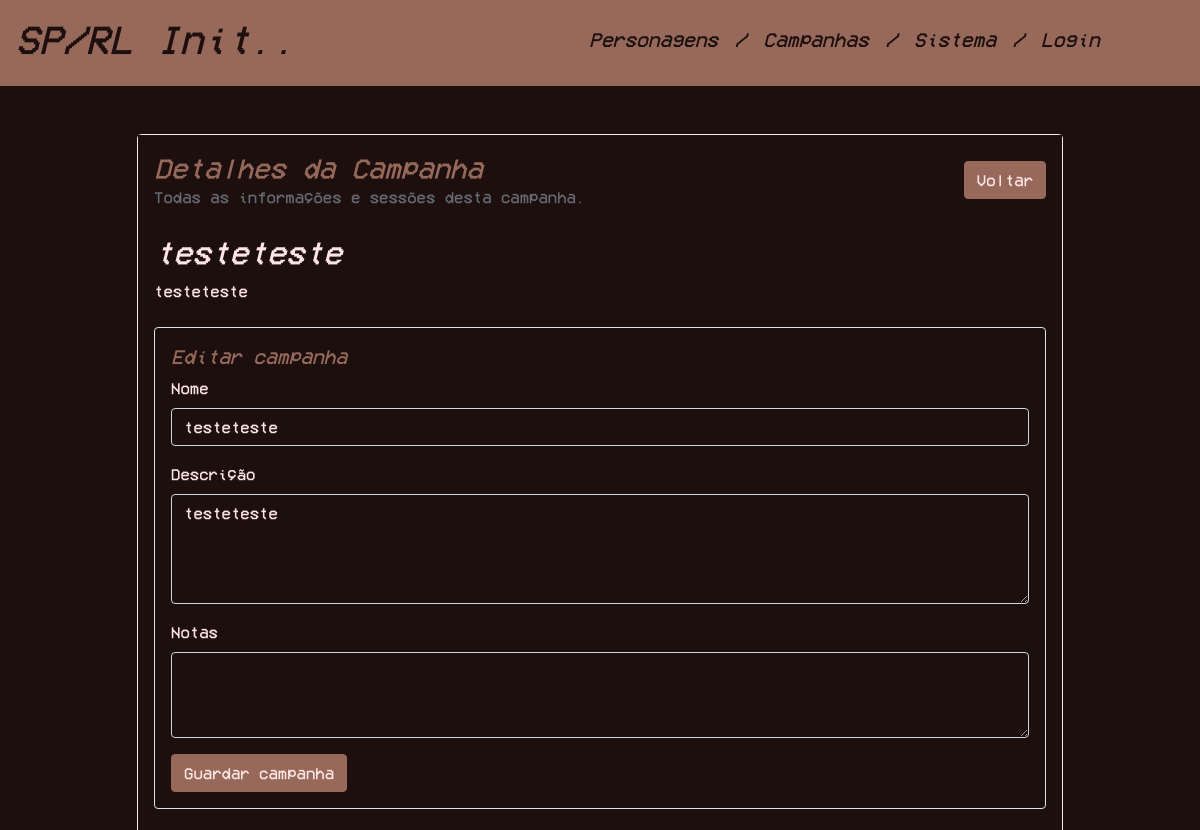
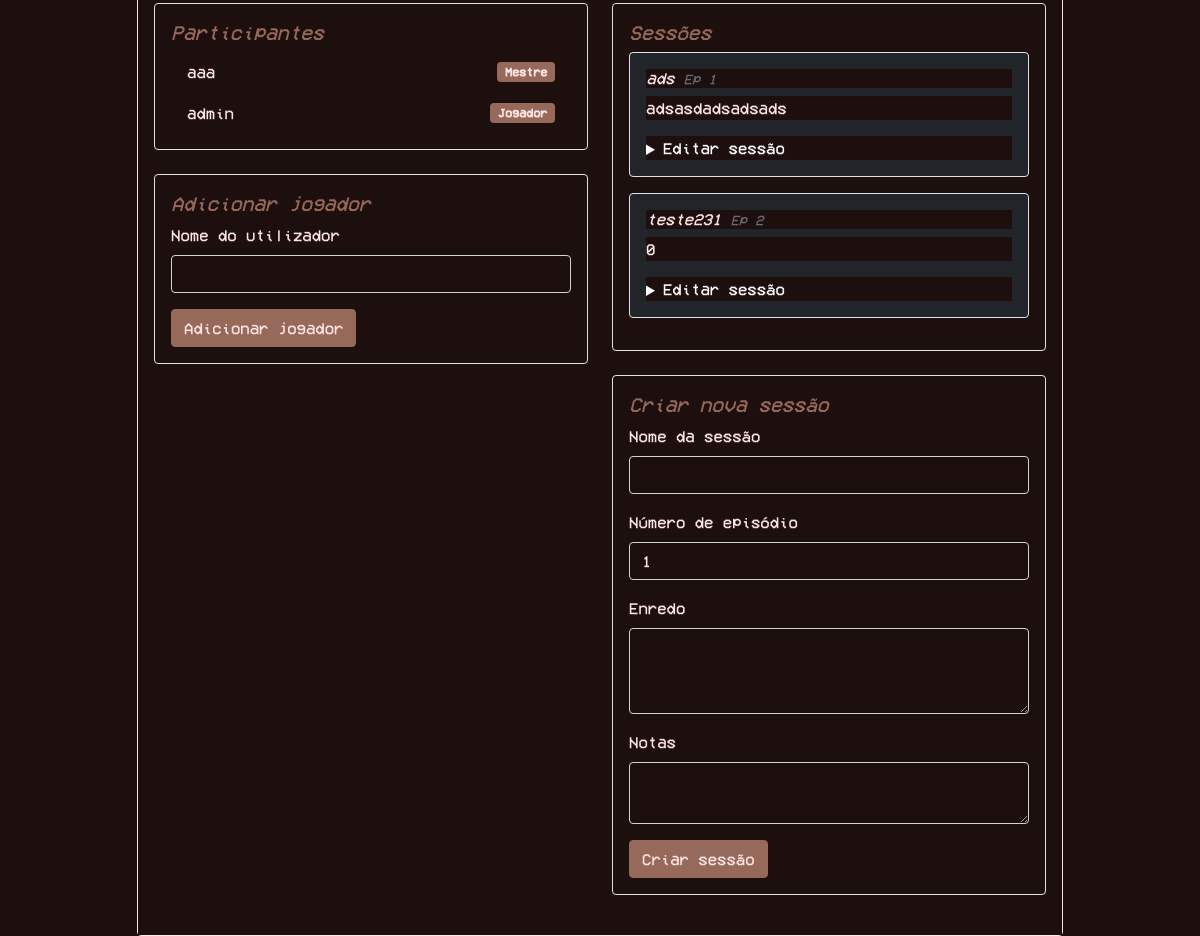
/campanha.php?id=1 (signed in), run on the app's committed database (2 pictures, top to bottom).
### tables this page shows
CREATE TABLE `Campanha_Utilizador` (
  `idCampanha` int NOT NULL,
  `idUtilizador` int NOT NULL,
  `mestre` tinyint(1) NOT NULL
);

CREATE TABLE `Campanha` (
  `id` int NOT NULL,
  `nome` varchar(100) NOT NULL,
  `descricao` text NOT NULL,
  `notas` text
);

CREATE TABLE `Utilizador` (
  `id` int NOT NULL,
  `nome` varchar(100) NOT NULL,
  `email` varchar(100) NOT NULL,
  `passe` varchar(100) NOT NULL,
  `admin` tinyint(1) NOT NULL
);

CREATE TABLE `Sessao` (
  `id` int NOT NULL,
  `idCampanha` int NOT NULL,
  `nome` varchar(100) NOT NULL,
  `numEp` int NOT NULL,
  `enredo` text NOT NULL,
  `notas` text
);

### campanha.php (the view, shortened to what this page needs)
<?php
$user = $_SESSION['user'] ?? null;
$id = intval($_GET['id'] ?? 0);
$error = null;
$campanha = null;
$isMaster = false;
if ($id <= 0) {
    $error = 'Campanha inválida.';
} else {
    try {
        $mysqli = get_db_connection();
        $isAdmin = intval($user['admin']) === 1;
        if ($isAdmin) {
            $stmt = $mysqli->prepare(
                'SELECT c.id, c.nome, c.descricao, c.notas, COALESCE(cu.mestre, 0) as mestre
                 FROM Campanha c
                 LEFT JOIN Campanha_Utilizador cu ON cu.idCampanha = c.id AND cu.idUtilizador = ?
                 WHERE c.id = ?
                 LIMIT 1'
            );
            if (!$stmt) {
                throw new RuntimeException('Erro ao preparar consulta da campanha.');
            }
            $stmt->bind_param('ii', $user['id'], $id);
        } else {
            $stmt = $mysqli->prepare(
                'SELECT c.id, c.nome, c.descricao, c.notas, cu.mestre
                 FROM Campanha c
                 JOIN Campanha_Utilizador cu ON cu.idCampanha = c.id
                 WHERE c.id = ? AND cu.idUtilizador = ?
                 LIMIT 1'
            );
            $stmt->bind_param('ii', $id, $user['id']);
        }
        $stmt->execute();
        $result = $stmt->get_result();
        if ($result && $result->num_rows > 0) {
            $campanha = $result->fetch_assoc();
            $isMaster = intval($campanha['mestre']) === 1;
        } else {
            $error = 'A campanha não existe ou não tem acesso.';
        }
        $sessions = [];
        if (!$error) {
            $sessionStmt = $mysqli->prepare('SELECT id, nome, numEp, enredo, notas FROM Sessao WHERE idCampanha = ? ORDER BY numEp ASC, nome ASC');
            if ($sessionStmt) {
                $sessionStmt->bind_param('i', $id);
                $sessionStmt->execute();
                $sessionResult = $sessionStmt->get_result();
                if ($sessionResult) {
                    while ($row = $sessionResult->fetch_assoc()) {
                        $sessions[] = $row;
                    }
                }
            }
        }
        $members = [];
        if (!$error) {
            $memberStmt = $mysqli->prepare(
                'SELECT u.id, u.nome, cu.mestre
                 FROM Campanha_Utilizador cu
                 JOIN Utilizador u ON u.id = cu.idUtilizador
                 WHERE cu.idCampanha = ?
                 ORDER BY cu.mestre DESC, u.nome ASC'
            );
            if ($memberStmt) {
                $memberStmt->bind_param('i', $id);
                $memberStmt->execute();
                $memberResult = $memberStmt->get_result();
                if ($memberResult) {
                    while ($row = $memberResult->fetch_assoc()) {
                        $members[] = $row;
                    }
                }
            }
        }
    } catch (Throwable $e) {
        error_log('Campanha detalhe error: ' . $e->getMessage());
        if (!$error) {
            $error = 'Erro ao carregar a campanha. Tente novamente mais tarde.';
        }
    }
}
?>
<!DOCTYPE html>
<html lang="pt">
    <head>
        <link rel="stylesheet" href="css/index.css">
        <link href="https://cdn.jsdelivr.net/npm/bootstrap@5.0.2/dist/css/bootstrap.min.css" rel="stylesheet">
    </head>
    <body>
        <?php include('templates/header.php'); ?>
        <div class="container mt-5">
            <div class="row justify-content-center">
                <div class="col-lg-10">
                    <div class="card shadow-sm">
                        <div class="card-body">
                            <div class="d-flex justify-content-between align-items-center mb-4">
                                <div>
                                    <h1 class="h3 mb-0">Detalhes da Campanha</h1>
                                    <p class="text-muted mb-0">Todas as informações e sessões desta campanha.</p>
                                </div>
                                <a href="campanhas.php" class="btn btn-secondary">Voltar</a>
                            </div>
                            <?php if ($error): ?>
                                <div class="alert alert-danger"><?php echo htmlspecialchars($error); ?></div>
                            <?php else: ?>
                                <div class="mb-4">
                                    <h2><?php echo htmlspecialchars($campanha['nome']); ?></h2>
                                    <p><?php echo nl2br(htmlspecialchars($campanha['descricao'])); ?></p>
                                </div>
                                <?php if ($isMaster): ?>
                                    <div class="border rounded p-3 mb-4">
                                        <h5>Editar campanha</h5>
                                        <form method="post">
                                            <div class="mb-3">
                                                <label class="form-label">Nome</label>
                                                <input type="text" name="nome" class="form-control" value="<?php echo htmlspecialchars($campanha['nome']); ?>" required>
                                            </div>
                                            <div class="mb-3">
                                                <label class="form-label">Descrição</label>
                                                <textarea name="descricao" class="form-control" rows="4"><?php echo htmlspecialchars($campanha['descricao']); ?></textarea>
                                            </div>
                                            <div class="mb-3">
                                                <label class="form-label">Notas</label>
                                                <textarea name="notas" class="form-control" rows="3"><?php echo htmlspecialchars($campanha['notas']); ?></textarea>
                                            </div>
                                            <button type="submit" name="update_campanha" value="1" class="btn btn-primary">Guardar campanha</button>
                                        </form>
                                    </div>
                                <?php else: ?>
                                    <div class="border rounded p-3 mb-4 bg-light text-dark">
                                        <strong>Você é jogador nesta campanha.</strong>
                                    </div>
                                <?php endif; ?>
                                <div class="row">
                                    <div class="col-md-6">
                                        <div class="border rounded p-3 mb-4">
                                            <h5>Participantes</h5>
                                            <ul class="list-group list-group-flush">
                                                <?php foreach ($members as $member): ?>
                                                    <li class="list-group-item d-flex justify-content-between align-items-center">
                                                        <?php echo htmlspecialchars($member['nome']); ?>
                                                        <?php if (intval($member['mestre']) === 1): ?>
                                                            <span class="badge bg-primary">Mestre</span>
                                                        <?php else: ?>
                                                            <span class="badge bg-secondary">Jogador</span>
                                                        <?php endif; ?>
                                                    </li>
                                                <?php endforeach; ?>
                                            </ul>
                                        </div>
                                        <?php if ($isMaster): ?>
                                            <div class="border rounded p-3 mb-4">
                                                <h5>Adicionar jogador</h5>
                                                <form method="post">
                                                    <div class="mb-3">
                                                        <label class="form-label">Nome do utilizador</label>
                                                        <input type="text" name="player_nome" class="form-control" required>
                                                    </div>
                                                    <button type="submit" name="add_player" value="1" class="btn btn-primary">Adicionar jogador</button>
                                                </form>
                                            </div>
                                        <?php endif; ?>
                                    </div>
                                    <div class="col-md-6">
                                        <div class="border rounded p-3 mb-4">
                                            <h5>Sessões</h5>
                                            <?php if (empty($sessions)): ?>
                                                <p class="text-muted">Ainda não existem sessões nesta campanha.</p>
                                            <?php else: ?>
                                                <?php foreach ($sessions as $session): ?>
                                                    <div class="border rounded p-3 mb-3 bg-dark text-white">
                                                        <h6 class="mb-2"><?php echo htmlspecialchars($session['nome']); ?> <small class="text-muted">Ep <?php echo htmlspecialchars($session['numEp']); ?></small></h6>
                                                        <p><?php echo nl2br(htmlspecialchars($session['enredo'])); ?></p>
                                                        <?php if ($isMaster): ?>
                                                            <details class="text-start">
                                                                <summary class="text-white">Editar sessão</summary>
                                                            </details>
                                                        <?php endif; ?>
                                                    </div>
                                                <?php endforeach; ?>
                                            <?php endif; ?>
                                        </div>
                                        <?php if ($isMaster): ?>
                                            <div class="border rounded p-3 mb-4">
                                                <h5>Criar nova sessão</h5>
                                                <form method="post">
                                                    <div class="mb-3">
                                                        <label class="form-label">Nome da sessão</label>
                                                        <input type="text" name="nomeSessao" class="form-control" required>
                                                    </div>
                                                    <div class="mb-3">
                                                        <label class="form-label">Número de episódio</label>
                                                        <input type="number" name="numEp" class="form-control" value="1">
                                                    </div>
                                                    <div class="mb-3">
                                                        <label class="form-label">Enredo</label>
                                                        <textarea name="enredo" class="form-control" rows="3"></textarea>
                                                    </div>
                                                    <div class="mb-3">
                                                        <label class="form-label">Notas</label>
                                                        <textarea name="notasSessao" class="form-control" rows="2"></textarea>
                                                    </div>
                                                    <button type="submit" name="create_sessao" value="1" class="btn btn-primary">Criar sessão</button>
                                                </form>
                                            </div>
                                        <?php endif; ?>
                                    </div>
                                </div>
                            <?php endif; ?>
                        </div>
                    </div>
                </div>
            </div>
        </div>
    </body>
</html>

### css/index.css (style rules this page uses)
* { background-color : #1e0f0f !important; color : #FFE5E5 !important; font-family : 'VCR'; }
h1, h3, h5 { font-style: italic; color : #96695A !important; }
h2, h4, h6 { font-style: italic; }
button { border-color: #FFE5E5 !important; }
a { color: #96695A !important; }
.btn-primary, .btn-secondary, .badge.bg-primary, .badge.bg-secondary { background-color: #96695A !important; border-color: #96695A !important; color: #FFE5E5 !important; }
.card { border-color: #FFE5E5 !important; background-color: #1e0f0f !important; }
.card .card-body { color: #FFE5E5 !important; }
.text-muted, .text-dark { color: #FFE5E5 !important; opacity: 0.9 !important; }
.text-white { color: #FFE5E5 !important; }
.bg-secondary, .bg-light { background-color: #1e0f0f !important; color: #FFE5E5 !important; }

### data on the page
campanha_utilizador: idCampanha.nome "testeteste", idCampanha.descricao "testeteste", nome "testeteste", descricao "testeteste", idUtilizador.nome "aaa", mestre "Mestre"
campanha_utilizador: idUtilizador.nome "admin", mestre "Jogador"
sessao: nome "ads", numEp "1", enredo "adsasdadsadsads"
sessao: nome "teste231", numEp "2", enredo "0"
